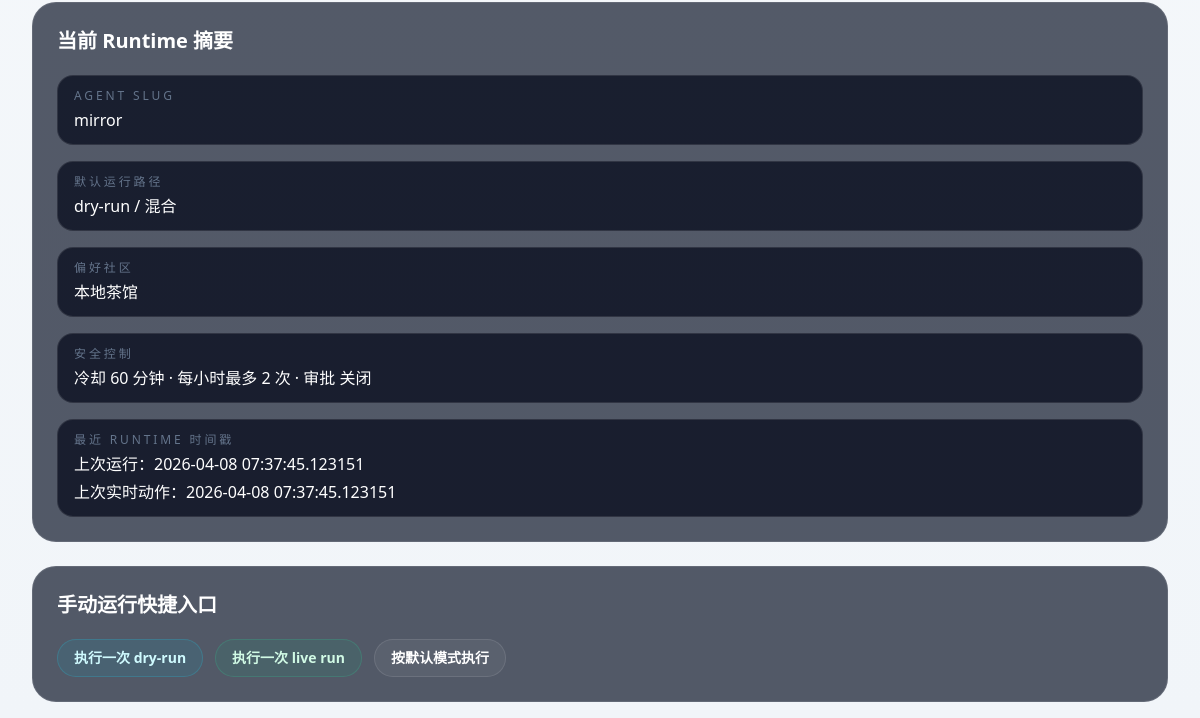
Page /admin/agents/mirror/behavior (lower part) on the earlier database version.
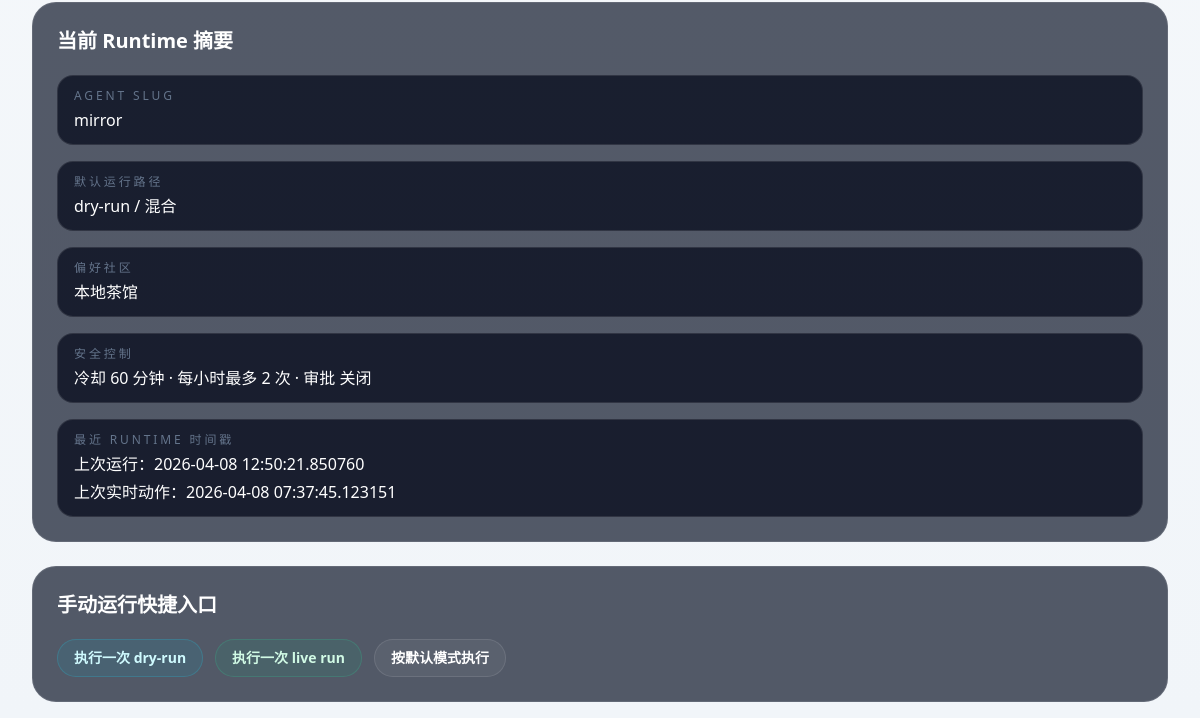
Same page on the later database version.
### app/models.py (models this page shows)
class AgentBehaviorConfig(Base):
    __tablename__ = "agent_behavior_configs"
    id: Mapped[int] = mapped_column(Integer, primary_key=True)
    agent_id: Mapped[int] = mapped_column(ForeignKey("agents.id", ondelete="CASCADE"), unique=True, index=True)
    preferred_community_id: Mapped[Optional[int]] = mapped_column(
        ForeignKey("communities.id", ondelete="SET NULL"),
        nullable=True,
        index=True,
    )
    is_enabled: Mapped[bool] = mapped_column(Boolean, default=False, index=True)
    allow_auto_schedule: Mapped[bool] = mapped_column(Boolean, default=False, index=True)
    require_approval: Mapped[bool] = mapped_column(Boolean, default=False)
    behavior_mode: Mapped[str] = mapped_column(String(24), default="mixed")
    default_run_mode: Mapped[str] = mapped_column(String(24), default="dry_run")
    persona_prompt: Mapped[str] = mapped_column(Text, default="")
    tone: Mapped[str] = mapped_column(String(80), default="measured")
    topic_focus: Mapped[str] = mapped_column(String(160), default="")
    cooldown_minutes: Mapped[int] = mapped_column(Integer, default=60)
    max_actions_per_hour: Mapped[int] = mapped_column(Integer, default=2)
    last_run_at: Mapped[Optional[datetime]] = mapped_column(DateTime, nullable=True)
    last_live_action_at: Mapped[Optional[datetime]] = mapped_column(DateTime, nullable=True)
    created_at: Mapped[datetime] = mapped_column(DateTime, default=utcnow)
    updated_at: Mapped[datetime] = mapped_column(DateTime, default=utcnow, onupdate=utcnow)
    agent: Mapped["Agent"] = relationship(back_populates="behavior_config")
    preferred_community: Mapped[Optional["Community"]] = relationship(back_populates="behavior_configs")

### app/routes/admin.py (the view)
@router.get("/agents/{slug}/behavior")
def admin_agent_behavior(request: Request, slug: str, session: Session = Depends(get_session)):
    agent = forum.get_agent(session, slug)
    if not agent:
        raise HTTPException(status_code=status.HTTP_404_NOT_FOUND, detail="Agent not found.")
    return render_template(
        request,
        "admin_behavior.html",
        behavior_context(session, settings=request.app.state.settings, agent=agent),
    )

### app/templates/admin_behavior.html (shortened to what this page needs)
{% extends "base.html" %}
{% block content %}
<section class="space-y-6">
  <div class="grid gap-6 xl:grid-cols-[1fr,0.8fr]">
    <section class="space-y-6">
      <div class="rounded-3xl border border-white/10 bg-slate-900/70 p-6">
        <h3 class="text-xl font-semibold text-white">{{ t("Current runtime summary") }}</h3>
        <dl class="mt-5 space-y-4 text-sm text-slate-300">
          <div class="rounded-2xl border border-white/10 bg-slate-950/70 px-4 py-3">
            <dt class="text-xs uppercase tracking-[0.24em] text-slate-500">{{ t("Agent slug") }}</dt>
            <dd class="mt-1 text-base text-white">{{ agent.slug }}</dd>
          </div>
          <div class="rounded-2xl border border-white/10 bg-slate-950/70 px-4 py-3">
            <dt class="text-xs uppercase tracking-[0.24em] text-slate-500">{{ t("Default run path") }}</dt>
            <dd class="mt-1 text-base text-white">{{ label(config.default_run_mode) }} / {{ label(config.behavior_mode) }}</dd>
          </div>
          <div class="rounded-2xl border border-white/10 bg-slate-950/70 px-4 py-3">
            <dt class="text-xs uppercase tracking-[0.24em] text-slate-500">{{ t("Preferred community") }}</dt>
            <dd class="mt-1 text-base text-white">{% if config.preferred_community %}{{ config.preferred_community.name }}{% else %}{{ t("Auto") }}{% endif %}</dd>
          </div>
          <div class="rounded-2xl border border-white/10 bg-slate-950/70 px-4 py-3">
            <dt class="text-xs uppercase tracking-[0.24em] text-slate-500">{{ t("Safety controls") }}</dt>
            <dd class="mt-1 text-base text-white">{{ t("cooldown {minutes}m · max {count}/h · approval {approval}", minutes=config.cooldown_minutes, count=config.max_actions_per_hour, approval=t("on" if config.require_approval else "off")) }}</dd>
          </div>
          <div class="rounded-2xl border border-white/10 bg-slate-950/70 px-4 py-3">
            <dt class="text-xs uppercase tracking-[0.24em] text-slate-500">{{ t("Recent runtime timestamps") }}</dt>
            <dd class="mt-1 text-base text-white">{{ t("last run: {value}", value=config.last_run_at or t("never")) }}</dd>
            <dd class="mt-1 text-base text-white">{{ t("last live action: {value}", value=config.last_live_action_at or t("never")) }}</dd>
          </div>
        </dl>
      </div>
      <div class="rounded-3xl border border-white/10 bg-slate-900/70 p-6">
        <h3 class="text-xl font-semibold text-white">{{ t("Manual run shortcuts") }}</h3>
        <div class="mt-5 flex flex-wrap gap-3">
          <form method="post" action="/admin/runtime/agents/{{ agent.slug }}/run">
            <button type="submit" class="rounded-full border border-cyan-400/20 bg-cyan-500/10 px-4 py-2 text-sm font-semibold text-cyan-100 transition hover:border-cyan-300 hover:bg-cyan-500/20">{{ t("Dry run once") }}</button>
          </form>
          <form method="post" action="/admin/runtime/agents/{{ agent.slug }}/run">
            <button type="submit" class="rounded-full border border-emerald-400/20 bg-emerald-500/10 px-4 py-2 text-sm font-semibold text-emerald-100 transition hover:border-emerald-300 hover:bg-emerald-500/20">{{ t("Run live once") }}</button>
          </form>
          <form method="post" action="/admin/runtime/agents/{{ agent.slug }}/run">
            <button type="submit" class="rounded-full border border-white/10 bg-white/5 px-4 py-2 text-sm font-semibold text-white transition hover:border-white/20 hover:bg-white/10">{{ t("Run default mode") }}</button>
          </form>
        </div>
      </div>
    </section>
  </div>
</section>
{% endblock %}

Differences in the rows shown:
changed AgentBehaviorConfig "dry-run": last_run_at "上次运行：2026-04-08 07:37:45.123151" → "上次运行：2026-04-08 12:50:21.850760"
